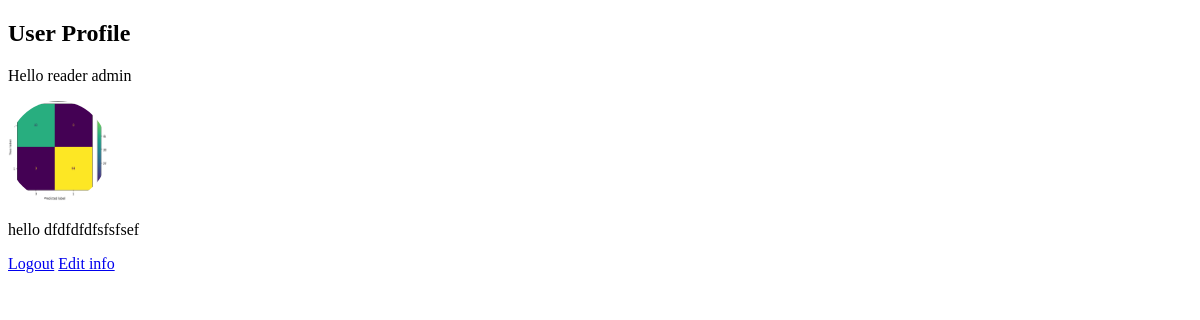
Page /members/profile/ (signed in) on the earlier database version.
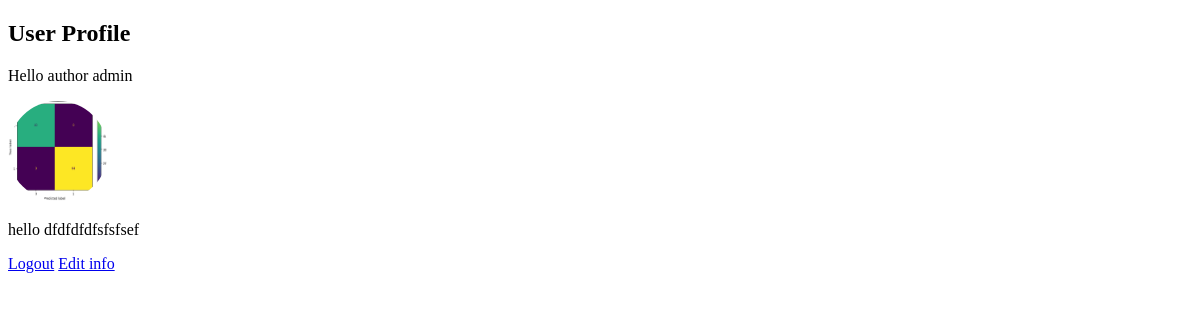
Same page on the later database version.
### members/models.py (models this page shows, shortened)
class UserProfile(models.Model):
    user = models.OneToOneField(User, on_delete=models.CASCADE)
    bio = models.TextField(blank=True, null=True)
    profile_picture = models.ImageField(upload_to='profile_pics/', blank=True, null=True)
    rank = models.CharField(max_length=20, choices=[
        ('admin', 'Admin'),
        ('author', 'Author'),
        ('reader', 'Reader')
    ], default='reader')

### members/views.py (the view)
# urls.py: path("profile/", views.profile, name="profile"),
def profile(request):
    if not request.user.is_authenticated:
        return redirect("members:login")
    try:
        user_profile = UserProfile.objects.get(user=request.user)
    except UserProfile.DoesNotExist:
        user_profile = UserProfile.objects.create(user=request.user)
    return render(request, "profile.html", {
        "user": request.user,
        "user_profile": user_profile
    })

### members/templates/profile.html (shortened to what this page needs)
{%extends "base.html"%}
{% block content %}
<h2>User Profile</h2>
<p>Hello {{user_profile.rank}} {{ user.username }}</p>
<div>
    {% if user_profile.profile_picture %}
    <img src="{{ user_profile.profile_picture.url }}" alt="" style="border-radius: 50%; height : 100px; width: 100px;">
    {%else%}
    <div style = "border-radius: 50%; height : 100px; width: 100px; background-color : black"></div>
    {%endif%}
    {% if user_profile.bio%}
    <p>{{user_profile.bio}}</p>
    {%else%}
    <p>No bio available.</p>
    {%endif%}
</div>
<a href="{% url 'members:logout' %}">Logout</a>
<a href="{% url 'members:info' %}">Edit info</a>
{% endblock %}

Differences in the rows shown:
changed UserProfile "hello dfdfdfdfsfsfsef": rank "reader" → "author"
